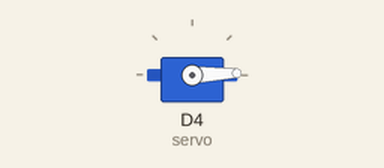
Recording of a sketch running on a simulated ESP8266 (NodeMCU). Parts: servo.

Above: at 2.05 s.
At 3.75 s:
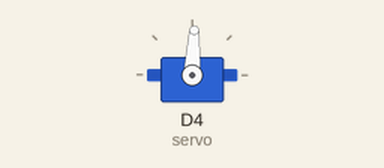
At 5.45 s:
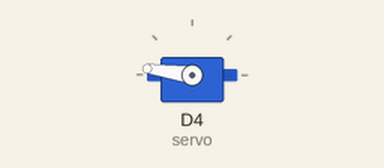
At 8.9 s:
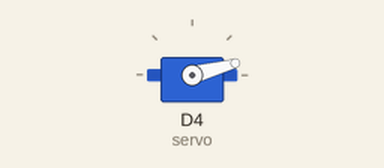
Timing chart, 0 to 11.4 s (numbered marks = the images above):
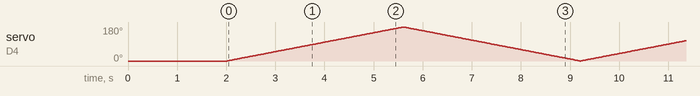

The sketch:

servomoter.ino
```cpp
#include <Servo.h>
Servo servo; // Servo 클래스 객체 생성
int value = 0; // 각도 조절 변수

void setup(){
    servo.attach(D4); // D4핀이 pwm 조절 가능한 핀으로 보임
    servo.write(0);
    delay(2000);
}

void loop(){
    for(value=0;value<180;value++){
        servo.write(value);
        delay(20);
    }
    for(value=180;value>0;value--){
        servo.write(value);
        delay(20);
    }
}
```
